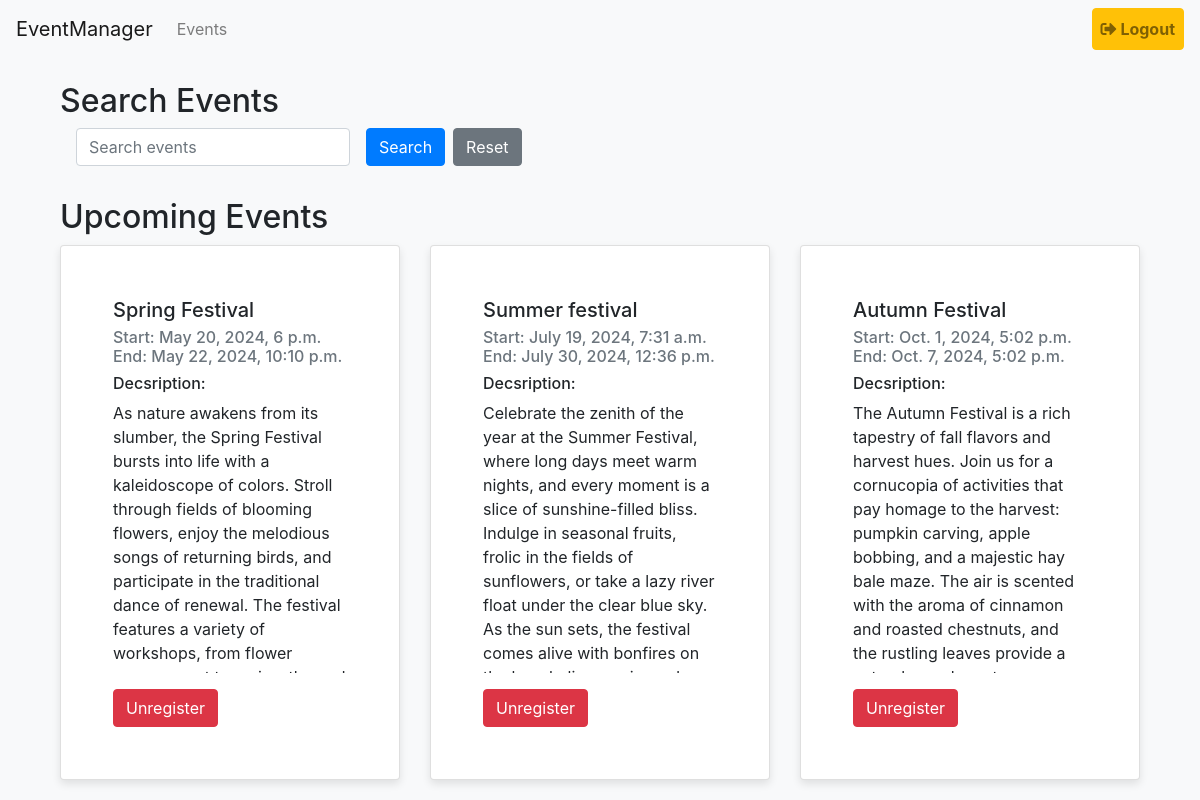
The app's page /events/upcoming/ (signed in) with its own data.
### events/models.py (models this page shows, shortened)
class Event(models.Model):
    name = models.CharField(max_length=255)
    description = models.TextField(blank=True, null=True)
    start_date = models.DateTimeField()
    end_date = models.DateTimeField(null=True, blank=True)
    attendees = models.ManyToManyField(settings.AUTH_USER_MODEL, related_name='registered_events', blank=True)

### events/views.py (the view)
# urls.py: path('upcoming/', upcoming_events, name='upcoming_events'),
@login_required
def upcoming_events(request):
    now = timezone.now()
    query = request.GET.get('query', '')
    if request.user.is_staff:
        if query:
            events = Event.objects.filter(name__icontains=query).order_by('start_date')
        else:
            events = Event.objects.all().order_by('start_date')
    else:
        if query:
            events = Event.objects.filter(start_date__gt=now, name__icontains=query).order_by('start_date')
        else:
            events = Event.objects.filter(start_date__gt=now).order_by('start_date')
    return render(request, 'upcoming_events.html', {
        'events': events,
        'now': now
    })

### events/templates/upcoming_events.html (shortened to what this page needs)
{% extends "base.html" %}
{% load tz %}
{% block content %}
<div class="container">
    <div class="mb-4">
        <h2>Search Events</h2>
        <form method="get" action="{% url 'upcoming_events' %}" class="form-inline">
            <div class="form-group mx-sm-3 mb-2">
                <input type="text" class="form-control" name="query" placeholder="Search events" value="{{ request.GET.query }}">
            </div>
            {% if not user.is_staff %}
                <button type="submit" class="btn btn-primary mb-2">Search</button>
            {% endif%}
            <a href="{% url 'upcoming_events' %}" class="btn btn-secondary mb-2 ml-2">Reset</a>
        </form>
    </div>
    <h2>Upcoming Events</h2>
    <div class="row">
        {% for event in events %}
        {% if event.start_date > now %}
        <div class="col-md-4 mb-4">
            <div class="card h-100">
                <div class="card-body">
                    <h5 class="card-title">{{ event.name }}</h5>
                    <h6 class="card-subtitle mb-2 text-muted">Start: {{ event.start_date }} </br> End: {{ event.end_date }}</h6>
                    {% if not user.is_staff %}
                    <h6>Decsription:</h6><p class="scrollable-description1">{{ event.description }}</p>
                    <form action="{% url 'toggle_registration' event.id %}" method="post" class="mt-3">
                        {% if request.user in event.attendees.all %}
                        <button type="submit" class="btn btn-danger">Unregister</button>
                        {% else %}
                        <button type="submit" class="btn btn-success">Register</button>
                        {% endif %}
                    </form>
                    {% endif %}
                </div>
            </div>
        </div>
        {% endif %}
        {% empty %}
        <div class="col-12">
            <p>No upcoming events.</p>
        </div>
        {% endfor %}
    </div>
</div>
{% endblock %}

### eventManager/templates/base.html (style rules this page uses)
body { background-color: #f8f9fa; }
.card { box-shadow: 0 4px 8px rgba(0,0,0,0.1); padding: 2rem; }
@media (min-width: 500px) { .card { max-width: 500px; } }
.scrollable-description1 { max-height: 17rem; overflow-y: scroll; margin-bottom: 1rem; line-height: 1.5; }

### records on screen
Event: name "Spring Festival", start_date "May 20, 2024, 6 p.m.", end_date "May 22, 2024, 10:10 p.m.", description "As nature awakens from its slumber, the Spring Festival bursts into life with a kaleidoscope of colors. Stroll through fields of blooming flowers, enjoy the melodious songs of returning birds, and participate in the traditional dance of renewal. The festival features a variety of workshops, from flower…", shows "Unregister"
Event: name "Summer festival", start_date "July 19, 2024, 7:31 a.m.", end_date "July 30, 2024, 12:36 p.m.", description "Celebrate the zenith of the year at the Summer Festival, where long days meet warm nights, and every moment is a slice of sunshine-filled bliss. Indulge in seasonal fruits, frolic in the fields of sunflowers, or take a lazy river float under the clear blue sky. As the sun sets, the festival comes alive with bonfires on…", shows "Unregister"
Event: name "Autumn Festival", start_date "Oct. 1, 2024, 5:02 p.m.", end_date "Oct. 7, 2024, 5:02 p.m.", description "The Autumn Festival is a rich tapestry of fall flavors and harvest hues. Join us for a cornucopia of activities that pay homage to the harvest: pumpkin carving, apple bobbing, and a majestic hay bale maze. The air is scented with the aroma of cinnamon and roasted chestnuts, and the rustling leaves provide a…", shows "Unregister"
